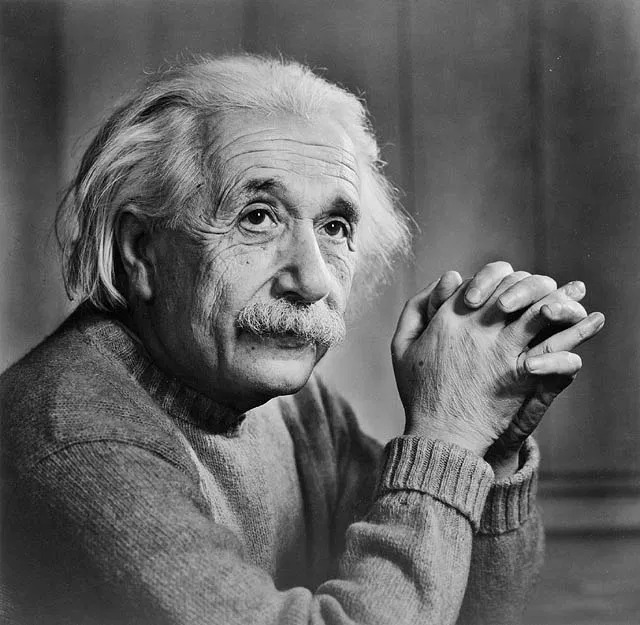
#> input picture media/einstein.jpg, 640 x 625 px, found by its file name
$ jupyter execute 'Solution of cv_session_ps.ipynb'   (shell and % lines are left out)   (text cells are left out)
#> lines starting #> are read from the running program, lines starting #| are printed output that depends on the picture; after the words box and inside, x2 and y2 are one past the last pixel; in counts of white or black regions, pixels touching at a corner belong together; pictures that were not available may be replaced by others from this repository, and a replacement may not be noted
[cell 1]
import cv2
import numpy as np
from google.colab.patches import cv2_imshow
import matplotlib.pyplot as plt

[cell 2]
img=cv2.imread('/content/cv-session/media/einstein.jpg')
#> img is the input picture: shape (625, 640, 3); min 0, max 255, mean 98
cv2_imshow(img)

[cell 3]
blur_gaus1 = cv2.GaussianBlur(img,(5,5),0)
blur_gaus2 = cv2.GaussianBlur(img,(9,9),0)
plt.figure(),plt.axis("off"),plt.title("Kernel 5x5"),plt.imshow(blur_gaus1)
plt.figure(),plt.axis("off"),plt.title("Kernel 9x9"),plt.imshow(blur_gaus2)
plt.show()

[cell 4]
fin1=blur_gaus1-blur_gaus2
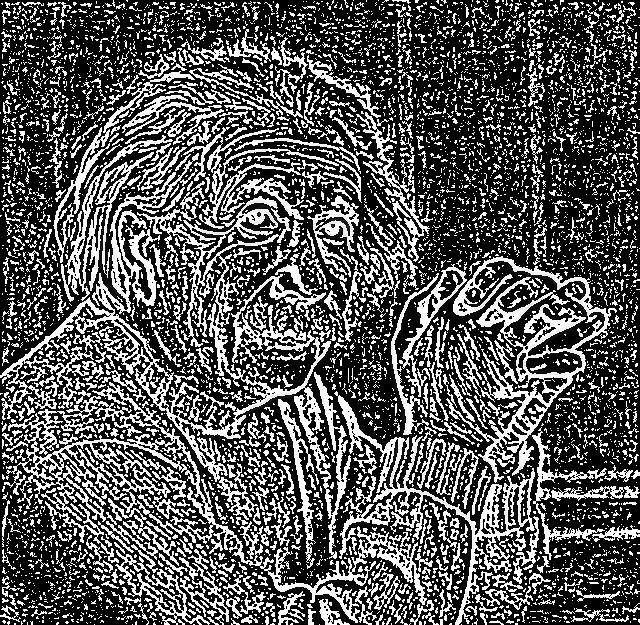
#> fin1: shape (625, 640, 3); min 0, max 255, mean 86.3
fin2=blur_gaus2-blur_gaus1
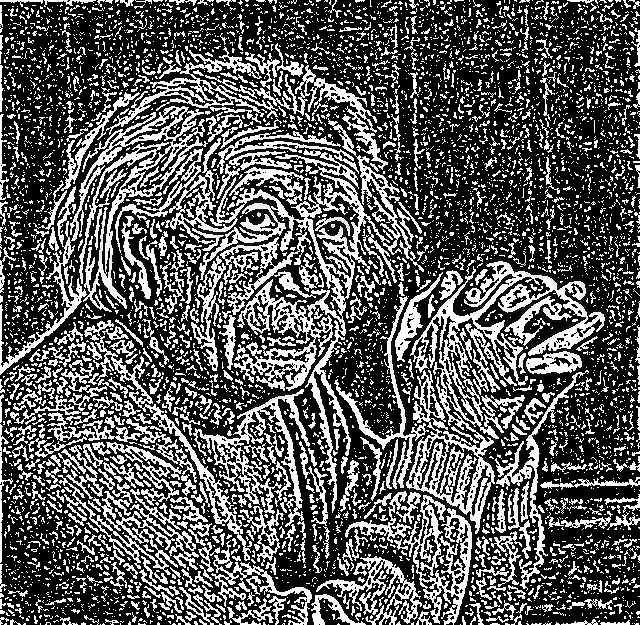
#> fin2: shape (625, 640, 3); min 0, max 255, mean 88.1
plt.figure(),plt.axis("off"),plt.title("Kernel 5x5-9x9"),plt.imshow(fin1)
plt.figure(),plt.axis("off"),plt.title("Kernel 9x9-5x5"),plt.imshow(fin2)
plt.show()

[cell 5]
barrel = cv2.imread('/content/cv-session/media/barrel.jpg')
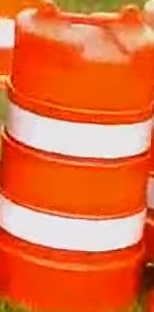
#> input picture media/barrel.jpg, 154 x 312 px, found by its file name
#> barrel is the input picture: shape (312, 154, 3); mean B, G, R 61.6, 109.7, 230.5
barrel_hsv = cv2.cvtColor(barrel, cv2.COLOR_BGR2HSV)
#> barrel_hsv: shape (312, 154, 3); mean H, S, V 23.2, 187.4, 230.6

target_hist = cv2.calcHist([barrel_hsv], [0, 1], None, [180, 256], [0, 180, 0, 256])
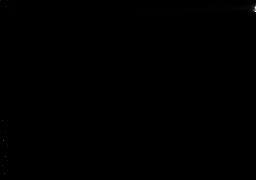
#> target_hist: shape (180, 256) float32; min 0, max 2274, mean 1; drawn with min black and max white
cv2.normalize(target_hist, target_hist, 0, 255, cv2.NORM_MINMAX)
#> target_hist: shape (180, 256) float32; 9.09% of pixels changed, all inside (x1, y1, x2, y2) = (0, 0, 256, 180)

[cell 6]
cap = cv2.VideoCapture('/content/cv-session/media/video.mp4')

while cap.isOpened():
  ret, frame = cap.read()
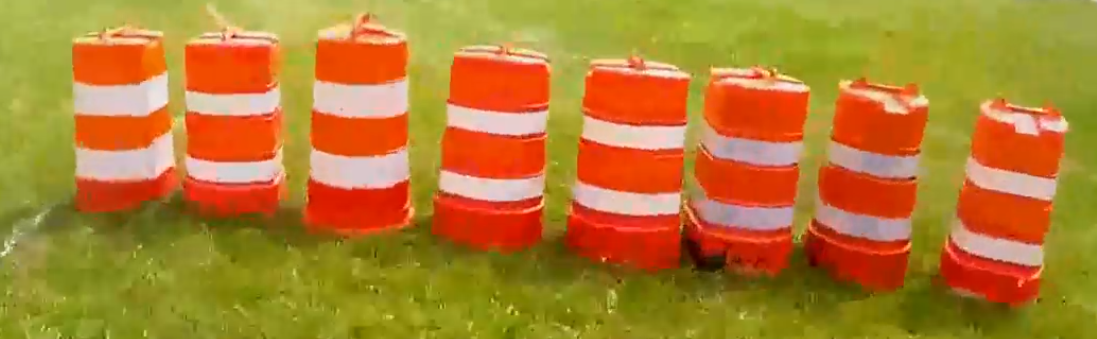
#> input picture Original.png, 1097 x 339 px, given in place of video.mp4, which was not available
#> frame is the input picture: shape (339, 1097, 3); mean B, G, R 48.3, 126.2, 177.4
  hsv_frame = cv2.cvtColor(frame, cv2.COLOR_BGR2HSV)
#> hsv_frame: shape (339, 1097, 3); mean H, S, V 24.5, 190.2, 179.4
  res = cv2.calcBackProject([hsv_frame], [0, 1], target_hist, [0, 180, 0, 256], 1)
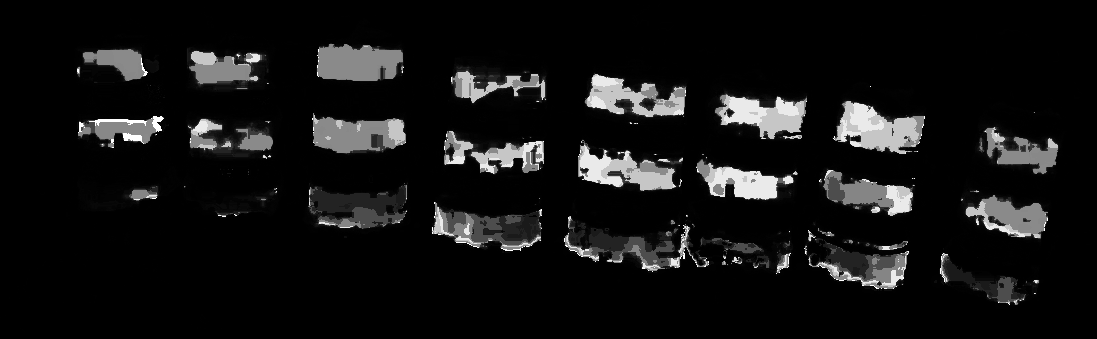
#> res: shape (339, 1097); min 0, max 255, mean 19
  disc= cv2.getStructuringElement(cv2.MORPH_ELLIPSE, (5, 5))
  cv2.filter2D(res, -1, disc, res)
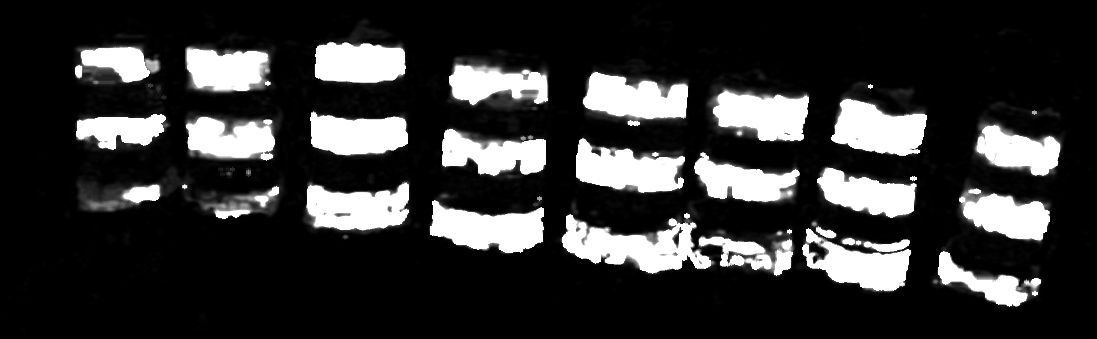
#> res: shape (339, 1097); min 0, max 255, mean 50.2
  _,thresh = cv2.threshold(res, 50,255,0)
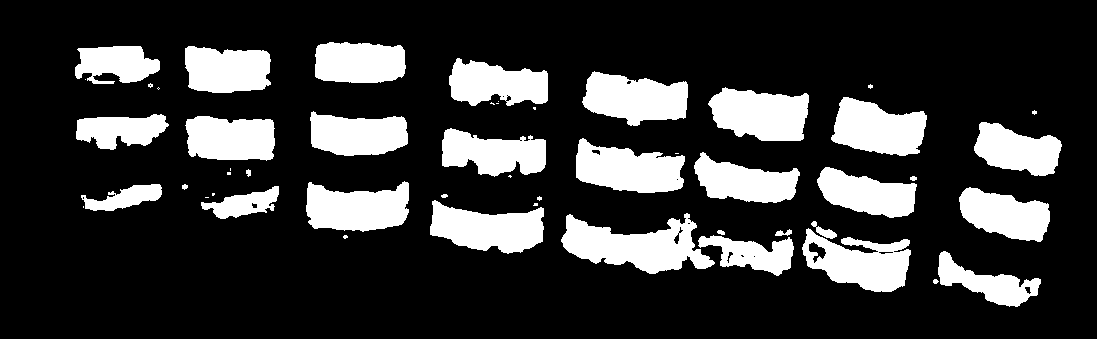
#> thresh: shape (339, 1097); 21.1% white; 51 white regions (19 under 20 px), largest, box (x1, y1, x2, y2) and area: (561, 213, 715, 274) 5065, (708, 87, 809, 141) 4094, (576, 138, 685, 193) 4086
  final = cv2.merge((thresh, thresh, thresh))
  result = cv2.bitwise_and(frame, final)
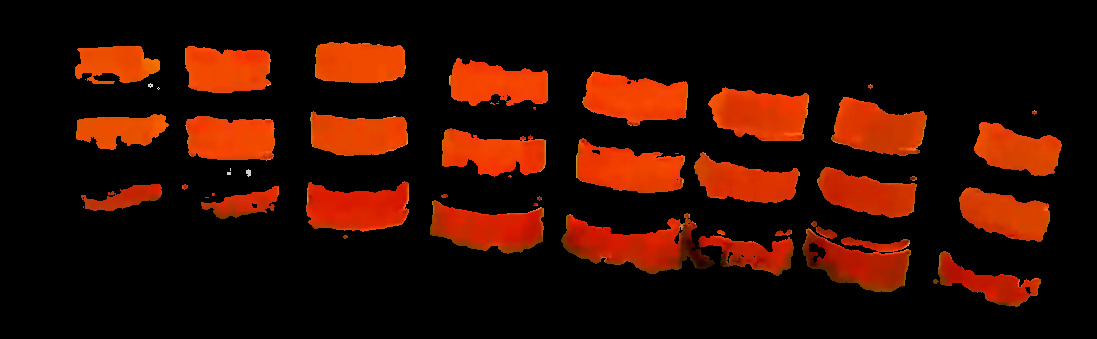
#> result: shape (339, 1097, 3); mean B, G, R 0.8, 12, 45.6
  cv2_imshow(result)
  if cv2.waitKey(30) == 27:
#> (key Esc is pressed here)
    break
